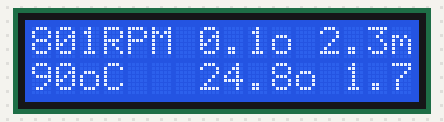
Recording of a sketch running on a simulated Arduino Uno, built with avr-gcc and run on an emulated ATmega328P. Shown: 16×2 character LCD. What the sketch prints to the serial monitor is not drawn.

Above: at 0.49 s.
At 5.26 s:
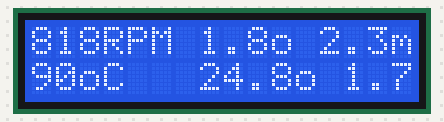
At 10.05 s:
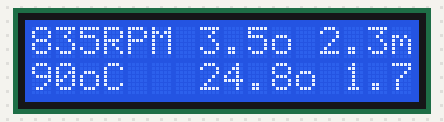
At 19.89 s:
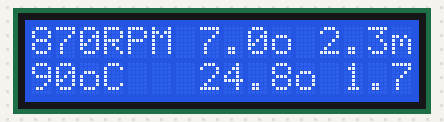
At 29.73 s:
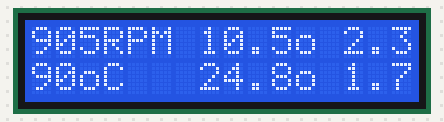
At 39.58 s:
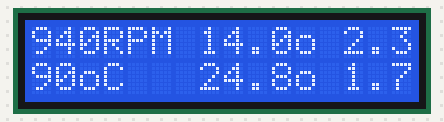

The sketch:

serial_print_test.ino
```cpp
#include <LiquidCrystal.h>
#include <SoftwareSerial.h>

// LiquidCrystal Print
// by Parzivail

const char GET_BATTERY[1] = {0xA7};
const char GET_MULTIPLE[4] = {0xC0, 0x9C, 0x94, 0xA7};

char response[32];

LiquidCrystal lcd(8, 13, 9, 4, 5, 6, 7);

SoftwareSerial mbeECU(3,2);

void setup()
{// put your setup code here, to run once:
  lcd.clear();
  lcd.begin(16, 2);

  //Make sure the camera is plugged into pins 2 and 3 for Rx/Tx
  mbeECU.begin(4800);
  mbeECU.setTimeout(1000);
  mbeECU.flush();
  //Serial.println("Writing:");
  //mbeECU.write((uint8_t)GET_BATTERY);
  mbeECU.write("\r");
  int i = 0;
  if (mbeECU.available()) {
    response[i] = mbeECU.peek();
    i++;
  }
  Serial.begin(115200);
  Serial.println("Initialising:"); //debug
  Serial.println("Response:");
  Serial.println(response[0]);
  mbeECU.write((uint8_t)GET_BATTERY);
  Serial.println(mbeECU.read(), HEX);
}

int counter = 0;
int refresh = 100000;

int rpm = 800;
int minrpm = 800;
int maxrpm = 6000;

float tpsa = 0.0;
float mintpsa = 0.0;
float maxtpsa = 180.0;

/*
void loop() { // run over and over
  mbeECU.write((uint8_t)GET_BATTERY);
  delay(1000);
  Serial.println(mbeECU.read());
}
*/

void loop()
{
  if (counter == refresh) {
    if (rpm < maxrpm) {
      rpm++;
    }
    if (rpm == maxrpm) { rpm = minrpm; }

    if (tpsa < maxtpsa) {
      tpsa += 0.1;
    }
    if (tpsa >= maxtpsa) { tpsa = mintpsa; }

    lcd.setCursor(0, 0);
    lcd.println(String(rpm, DEC) + "RPM " + String(tpsa, 1) + "o 2.3m");
    lcd.setCursor(0, 1);
    lcd.println("90oC   24.8o 1.7ms");
    counter = 0;
  }
  counter++;
}
```
